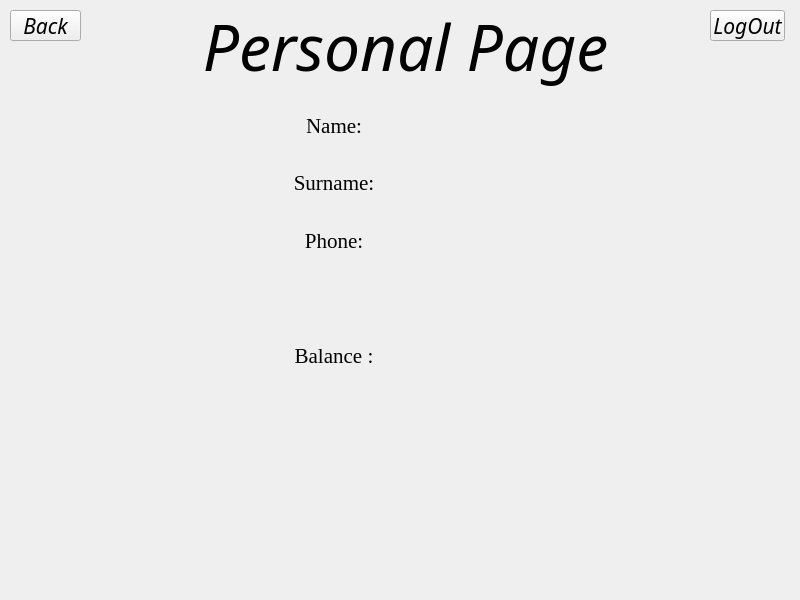
<?xml version="1.0" encoding="UTF-8"?>
<ui version="4.0">
 <class>PersonalOffice</class>
 <widget class="QWidget" name="PersonalOffice">
  <property name="geometry">
   <rect>
    <x>0</x>
    <y>0</y>
    <width>800</width>
    <height>600</height>
   </rect>
  </property>
  <property name="sizePolicy">
   <sizepolicy hsizetype="Fixed" vsizetype="Fixed">
    <horstretch>0</horstretch>
    <verstretch>0</verstretch>
   </sizepolicy>
  </property>
  <property name="minimumSize">
   <size>
    <width>800</width>
    <height>600</height>
   </size>
  </property>
  <property name="maximumSize">
   <size>
    <width>800</width>
    <height>600</height>
   </size>
  </property>
  <property name="windowTitle">
   <string>Kateflame</string>
  </property>
  <widget class="QLabel" name="label">
   <property name="geometry">
    <rect>
     <x>200</x>
     <y>-10</y>
     <width>411</width>
     <height>111</height>
    </rect>
   </property>
   <property name="font">
    <font>
     <family>Monotype Corsiva</family>
     <pointsize>48</pointsize>
     <italic>true</italic>
    </font>
   </property>
   <property name="text">
    <string>Personal Page</string>
   </property>
   <property name="alignment">
    <set>Qt::AlignCenter</set>
   </property>
  </widget>
  <widget class="QPushButton" name="backButton">
   <property name="geometry">
    <rect>
     <x>10</x>
     <y>10</y>
     <width>71</width>
     <height>31</height>
    </rect>
   </property>
   <property name="font">
    <font>
     <family>Monotype Corsiva</family>
     <pointsize>16</pointsize>
     <italic>true</italic>
    </font>
   </property>
   <property name="text">
    <string>Back</string>
   </property>
  </widget>
  <widget class="QPushButton" name="logOutButton">
   <property name="geometry">
    <rect>
     <x>710</x>
     <y>10</y>
     <width>75</width>
     <height>31</height>
    </rect>
   </property>
   <property name="font">
    <font>
     <family>Monotype Corsiva</family>
     <pointsize>16</pointsize>
     <italic>true</italic>
    </font>
   </property>
   <property name="text">
    <string>LogOut</string>
   </property>
  </widget>
  <widget class="QWidget" name="layoutWidget">
   <property name="geometry">
    <rect>
     <x>250</x>
     <y>100</y>
     <width>341</width>
     <height>281</height>
    </rect>
   </property>
   <property name="font">
    <font>
     <family>Times New Roman</family>
     <pointsize>16</pointsize>
    </font>
   </property>
   <layout class="QVBoxLayout" name="verticalLayout">
    <item>
     <layout class="QHBoxLayout" name="horizontalLayout">
      <item>
       <layout class="QVBoxLayout" name="verticalLayout_2">
        <item>
         <widget class="QLabel" name="label_2">
          <property name="font">
           <font>
            <family>Times New Roman</family>
            <pointsize>16</pointsize>
           </font>
          </property>
          <property name="text">
           <string>Name:</string>
          </property>
          <property name="alignment">
           <set>Qt::AlignCenter</set>
          </property>
         </widget>
        </item>
        <item>
         <widget class="QLabel" name="label_3">
          <property name="font">
           <font>
            <family>Times New Roman</family>
            <pointsize>16</pointsize>
           </font>
          </property>
          <property name="text">
           <string>Surname:</string>
          </property>
          <property name="alignment">
           <set>Qt::AlignCenter</set>
          </property>
         </widget>
        </item>
        <item>
         <widget class="QLabel" name="label_5">
          <property name="font">
           <font>
            <family>Times New Roman</family>
            <pointsize>16</pointsize>
           </font>
          </property>
          <property name="text">
           <string>Phone:</string>
          </property>
          <property name="alignment">
           <set>Qt::AlignCenter</set>
          </property>
         </widget>
        </item>
        <item>
         <widget class="QLabel" name="label_6">
          <property name="font">
           <font>
            <family>Times New Roman</family>
            <pointsize>16</pointsize>
           </font>
          </property>
          <property name="text">
           <string/>
          </property>
          <property name="alignment">
           <set>Qt::AlignCenter</set>
          </property>
         </widget>
        </item>
        <item>
         <widget class="QLabel" name="label_4">
          <property name="font">
           <font>
            <family>Times New Roman</family>
            <pointsize>16</pointsize>
           </font>
          </property>
          <property name="text">
           <string>Balance :</string>
          </property>
          <property name="alignment">
           <set>Qt::AlignCenter</set>
          </property>
         </widget>
        </item>
       </layout>
      </item>
      <item>
       <layout class="QVBoxLayout" name="verticalLayout_3">
        <item>
         <widget class="QLabel" name="nameLabel">
          <property name="text">
           <string/>
          </property>
          <property name="alignment">
           <set>Qt::AlignCenter</set>
          </property>
         </widget>
        </item>
        <item>
         <widget class="QLabel" name="surnameLabel">
          <property name="text">
           <string/>
          </property>
          <property name="alignment">
           <set>Qt::AlignCenter</set>
          </property>
         </widget>
        </item>
        <item>
         <widget class="QLabel" name="phoneLabel">
          <property name="text">
           <string/>
          </property>
          <property name="alignment">
           <set>Qt::AlignCenter</set>
          </property>
         </widget>
        </item>
        <item>
         <widget class="QLabel" name="label_10">
          <property name="text">
           <string/>
          </property>
          <property name="alignment">
           <set>Qt::AlignCenter</set>
          </property>
         </widget>
        </item>
        <item>
         <widget class="QLabel" name="balanceLabel">
          <property name="text">
           <string/>
          </property>
          <property name="alignment">
           <set>Qt::AlignCenter</set>
          </property>
         </widget>
        </item>
       </layout>
      </item>
     </layout>
    </item>
   </layout>
  </widget>
 </widget>
 <resources/>
 <connections/>
</ui>
